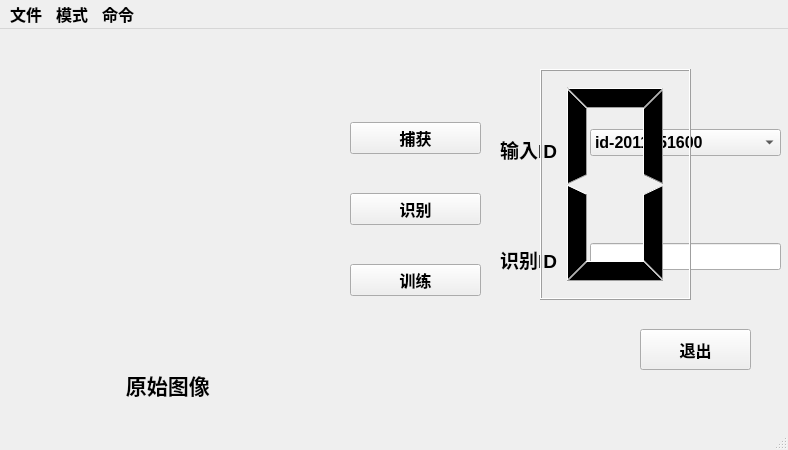
<?xml version="1.0" encoding="UTF-8"?>
<ui version="4.0">
 <class>ImageIden</class>
 <widget class="QMainWindow" name="ImageIden">
  <property name="geometry">
   <rect>
    <x>0</x>
    <y>0</y>
    <width>788</width>
    <height>450</height>
   </rect>
  </property>
  <property name="maximumSize">
   <size>
    <width>800</width>
    <height>480</height>
   </size>
  </property>
  <property name="font">
   <font>
    <pointsize>12</pointsize>
    <weight>75</weight>
    <italic>false</italic>
    <bold>true</bold>
    <underline>false</underline>
    <strikeout>false</strikeout>
   </font>
  </property>
  <property name="windowTitle">
   <string>图像识别</string>
  </property>
  <widget class="QWidget" name="centralwidget">
   <widget class="QPushButton" name="buttonQuit">
    <property name="geometry">
     <rect>
      <x>640</x>
      <y>300</y>
      <width>111</width>
      <height>41</height>
     </rect>
    </property>
    <property name="text">
     <string>退出</string>
    </property>
   </widget>
   <widget class="QLabel" name="labelPicture">
    <property name="geometry">
     <rect>
      <x>20</x>
      <y>40</y>
      <width>300</width>
      <height>300</height>
     </rect>
    </property>
    <property name="text">
     <string/>
    </property>
   </widget>
   <widget class="QWidget" name="verticalLayoutWidget">
    <property name="geometry">
     <rect>
      <x>350</x>
      <y>60</y>
      <width>131</width>
      <height>241</height>
     </rect>
    </property>
    <layout class="QVBoxLayout" name="verticalLayout">
     <item>
      <widget class="QPushButton" name="buttonCatch">
       <property name="text">
        <string>捕获</string>
       </property>
      </widget>
     </item>
     <item>
      <widget class="QPushButton" name="buttonIden">
       <property name="text">
        <string>识别</string>
       </property>
      </widget>
     </item>
     <item>
      <widget class="QPushButton" name="buttonTrain">
       <property name="text">
        <string>训练</string>
       </property>
      </widget>
     </item>
    </layout>
   </widget>
   <widget class="QLabel" name="labelInputID">
    <property name="geometry">
     <rect>
      <x>500</x>
      <y>110</y>
      <width>81</width>
      <height>21</height>
     </rect>
    </property>
    <property name="font">
     <font>
      <pointsize>14</pointsize>
     </font>
    </property>
    <property name="text">
     <string>输入ID</string>
    </property>
   </widget>
   <widget class="QLabel" name="labelIndentID">
    <property name="geometry">
     <rect>
      <x>500</x>
      <y>220</y>
      <width>81</width>
      <height>21</height>
     </rect>
    </property>
    <property name="font">
     <font>
      <pointsize>14</pointsize>
     </font>
    </property>
    <property name="text">
     <string>识别ID</string>
    </property>
   </widget>
   <widget class="QWidget" name="verticalLayoutWidget_2">
    <property name="geometry">
     <rect>
      <x>590</x>
      <y>100</y>
      <width>191</width>
      <height>141</height>
     </rect>
    </property>
    <layout class="QVBoxLayout" name="verticalLayout_2">
     <item>
      <widget class="QComboBox" name="comboBoxID">
       <item>
        <property name="text">
         <string>id-2011051600</string>
        </property>
       </item>
       <item>
        <property name="text">
         <string>id-2011051601</string>
        </property>
       </item>
       <item>
        <property name="text">
         <string>id-2011051602</string>
        </property>
       </item>
      </widget>
     </item>
     <item>
      <spacer name="verticalSpacer">
       <property name="orientation">
        <enum>Qt::Vertical</enum>
       </property>
       <property name="sizeHint" stdset="0">
        <size>
         <width>20</width>
         <height>40</height>
        </size>
       </property>
      </spacer>
     </item>
     <item>
      <widget class="QLineEdit" name="lineEditShowIdentId">
       <property name="text">
        <string/>
       </property>
      </widget>
     </item>
    </layout>
   </widget>
   <widget class="QLCDNumber" name="lcdNumber">
    <property name="geometry">
     <rect>
      <x>540</x>
      <y>40</y>
      <width>151</width>
      <height>231</height>
     </rect>
    </property>
    <property name="numDigits">
     <number>1</number>
    </property>
   </widget>
   <widget class="QLabel" name="labelOriginalImage">
    <property name="geometry">
     <rect>
      <x>120</x>
      <y>340</y>
      <width>111</width>
      <height>31</height>
     </rect>
    </property>
    <property name="font">
     <font>
      <pointsize>16</pointsize>
     </font>
    </property>
    <property name="text">
     <string> 原始图像</string>
    </property>
   </widget>
  </widget>
  <widget class="QStatusBar" name="statusbar"/>
  <widget class="QMenuBar" name="menubar">
   <property name="geometry">
    <rect>
     <x>0</x>
     <y>0</y>
     <width>788</width>
     <height>30</height>
    </rect>
   </property>
   <widget class="QMenu" name="menuFile">
    <property name="title">
     <string>文件</string>
    </property>
    <addaction name="actionFromFile"/>
    <addaction name="separator"/>
    <addaction name="actionQuit"/>
   </widget>
   <widget class="QMenu" name="menuPattern">
    <property name="geometry">
     <rect>
      <x>287</x>
      <y>116</y>
      <width>148</width>
      <height>116</height>
     </rect>
    </property>
    <property name="title">
     <string>模式</string>
    </property>
    <addaction name="actionFace"/>
    <addaction name="separator"/>
    <addaction name="actionDigit"/>
   </widget>
   <widget class="QMenu" name="menuCommand">
    <property name="title">
     <string>命令</string>
    </property>
    <addaction name="actionIden"/>
    <addaction name="separator"/>
    <addaction name="actionCatch"/>
    <addaction name="actionTrain"/>
   </widget>
   <addaction name="menuFile"/>
   <addaction name="menuPattern"/>
   <addaction name="menuCommand"/>
  </widget>
  <action name="actionIden">
   <property name="text">
    <string>Recognition</string>
   </property>
  </action>
  <action name="actionZuoqu">
   <property name="text">
    <string>zhuqu</string>
   </property>
  </action>
  <action name="actionXunliang">
   <property name="text">
    <string>xunliang</string>
   </property>
  </action>
  <action name="actionFromFile">
   <property name="text">
    <string>Load from file</string>
   </property>
   <property name="font">
    <font/>
   </property>
  </action>
  <action name="actionCatch">
   <property name="text">
    <string>Catch</string>
   </property>
  </action>
  <action name="actionTrain">
   <property name="text">
    <string>Train</string>
   </property>
  </action>
  <action name="actionFace">
   <property name="checkable">
    <bool>true</bool>
   </property>
   <property name="checked">
    <bool>true</bool>
   </property>
   <property name="text">
    <string>Face Recognition</string>
   </property>
   <property name="iconText">
    <string>人脸识别</string>
   </property>
  </action>
  <action name="actionDigit">
   <property name="checkable">
    <bool>true</bool>
   </property>
   <property name="text">
    <string>Digit Recognition</string>
   </property>
  </action>
  <action name="actionQuit">
   <property name="text">
    <string>Quit</string>
   </property>
   <property name="font">
    <font/>
   </property>
  </action>
  <action name="actionAa">
   <property name="text">
    <string>aa</string>
   </property>
  </action>
 </widget>
 <resources/>
 <connections/>
</ui>
